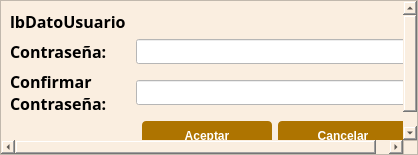
<?xml version="1.0" encoding="UTF-8"?>
<ui version="4.0">
 <class>Dialog</class>
 <widget class="QDialog" name="Dialog">
  <property name="geometry">
   <rect>
    <x>0</x>
    <y>0</y>
    <width>418</width>
    <height>155</height>
   </rect>
  </property>
  <property name="minimumSize">
   <size>
    <width>418</width>
    <height>155</height>
   </size>
  </property>
  <property name="maximumSize">
   <size>
    <width>418</width>
    <height>155</height>
   </size>
  </property>
  <property name="windowTitle">
   <string>Cambio de Constraseña</string>
  </property>
  <layout class="QGridLayout" name="gridLayout">
   <property name="leftMargin">
    <number>0</number>
   </property>
   <property name="topMargin">
    <number>0</number>
   </property>
   <property name="rightMargin">
    <number>0</number>
   </property>
   <property name="bottomMargin">
    <number>0</number>
   </property>
   <property name="spacing">
    <number>0</number>
   </property>
   <item row="0" column="0">
    <widget class="QScrollArea" name="scrollArea">
     <property name="styleSheet">
      <string notr="true">background : rgb(250,238,224)</string>
     </property>
     <property name="widgetResizable">
      <bool>true</bool>
     </property>
     <widget class="QWidget" name="scrollAreaWidgetContents">
      <property name="geometry">
       <rect>
        <x>0</x>
        <y>0</y>
        <width>416</width>
        <height>153</height>
       </rect>
      </property>
      <layout class="QGridLayout" name="gridLayout_2">
       <item row="3" column="3">
        <widget class="QPushButton" name="btnCancelar">
         <property name="minimumSize">
          <size>
           <width>130</width>
           <height>30</height>
          </size>
         </property>
         <property name="maximumSize">
          <size>
           <width>130</width>
           <height>30</height>
          </size>
         </property>
         <property name="font">
          <font>
           <weight>75</weight>
           <bold>true</bold>
          </font>
         </property>
         <property name="styleSheet">
          <string notr="true">QPushButton{
background : rgb(174, 116, 0);
color : rgb(255, 255, 255);
border-radius : 4px;
}
QPushButton::hover{
background : rgb(104, 69, 13);
color : rgb(255, 255, 255);
border-radius : 4px;
}
QPushButton:disabled {
background: rgb(217, 217, 217)
}</string>
         </property>
         <property name="text">
          <string>Cancelar</string>
         </property>
        </widget>
       </item>
       <item row="0" column="0" colspan="4">
        <widget class="QLabel" name="lbDatoUsuario">
         <property name="minimumSize">
          <size>
           <width>0</width>
           <height>0</height>
          </size>
         </property>
         <property name="maximumSize">
          <size>
           <width>16777215</width>
           <height>16777215</height>
          </size>
         </property>
         <property name="font">
          <font>
           <family>Century Gothic</family>
           <pointsize>12</pointsize>
           <weight>75</weight>
           <bold>true</bold>
          </font>
         </property>
         <property name="text">
          <string>&lt;html&gt;&lt;head/&gt;&lt;body&gt;&lt;p&gt;lbDatoUsuario&lt;/p&gt;&lt;/body&gt;&lt;/html&gt;</string>
         </property>
        </widget>
       </item>
       <item row="1" column="0">
        <widget class="QLabel" name="label_5">
         <property name="minimumSize">
          <size>
           <width>120</width>
           <height>0</height>
          </size>
         </property>
         <property name="maximumSize">
          <size>
           <width>120</width>
           <height>16777215</height>
          </size>
         </property>
         <property name="font">
          <font>
           <family>Century Gothic</family>
           <pointsize>12</pointsize>
           <weight>75</weight>
           <bold>true</bold>
          </font>
         </property>
         <property name="text">
          <string>&lt;html&gt;&lt;head/&gt;&lt;body&gt;&lt;p&gt;Contraseña:&lt;/p&gt;&lt;/body&gt;&lt;/html&gt;</string>
         </property>
        </widget>
       </item>
       <item row="2" column="0">
        <widget class="QLabel" name="label_6">
         <property name="minimumSize">
          <size>
           <width>120</width>
           <height>0</height>
          </size>
         </property>
         <property name="maximumSize">
          <size>
           <width>120</width>
           <height>16777215</height>
          </size>
         </property>
         <property name="font">
          <font>
           <family>Century Gothic</family>
           <pointsize>12</pointsize>
           <weight>75</weight>
           <bold>true</bold>
          </font>
         </property>
         <property name="text">
          <string>&lt;html&gt;&lt;head/&gt;&lt;body&gt;Confirmar&lt;br/&gt; Contraseña:&lt;/body&gt;&lt;/html&gt;</string>
         </property>
        </widget>
       </item>
       <item row="2" column="1" colspan="3">
        <widget class="QLineEdit" name="leRol_2">
         <property name="minimumSize">
          <size>
           <width>270</width>
           <height>25</height>
          </size>
         </property>
         <property name="maximumSize">
          <size>
           <width>280</width>
           <height>25</height>
          </size>
         </property>
         <property name="font">
          <font>
           <family>Century Gothic</family>
           <pointsize>12</pointsize>
           <weight>75</weight>
           <bold>true</bold>
          </font>
         </property>
         <property name="styleSheet">
          <string notr="true">background : rgb(255,255,255)</string>
         </property>
         <property name="maxLength">
          <number>50</number>
         </property>
        </widget>
       </item>
       <item row="1" column="1" colspan="3">
        <widget class="QLineEdit" name="leRol">
         <property name="minimumSize">
          <size>
           <width>270</width>
           <height>25</height>
          </size>
         </property>
         <property name="maximumSize">
          <size>
           <width>240</width>
           <height>25</height>
          </size>
         </property>
         <property name="font">
          <font>
           <family>Century Gothic</family>
           <pointsize>12</pointsize>
           <weight>75</weight>
           <bold>true</bold>
          </font>
         </property>
         <property name="styleSheet">
          <string notr="true">background : rgb(255,255,255)</string>
         </property>
         <property name="maxLength">
          <number>50</number>
         </property>
        </widget>
       </item>
       <item row="3" column="2">
        <widget class="QPushButton" name="btnAceptar">
         <property name="minimumSize">
          <size>
           <width>130</width>
           <height>30</height>
          </size>
         </property>
         <property name="maximumSize">
          <size>
           <width>130</width>
           <height>30</height>
          </size>
         </property>
         <property name="font">
          <font>
           <weight>75</weight>
           <bold>true</bold>
          </font>
         </property>
         <property name="styleSheet">
          <string notr="true">QPushButton{
background : rgb(174, 116, 0);
color : rgb(255, 255, 255);
border-radius : 4px;
}
QPushButton::hover{
background : rgb(104, 69, 13);
color : rgb(255, 255, 255);
border-radius : 4px;
}
QPushButton:disabled {
background: rgb(217, 217, 217)
}</string>
         </property>
         <property name="text">
          <string>Aceptar</string>
         </property>
        </widget>
       </item>
      </layout>
     </widget>
    </widget>
   </item>
  </layout>
 </widget>
 <resources/>
 <connections/>
</ui>
